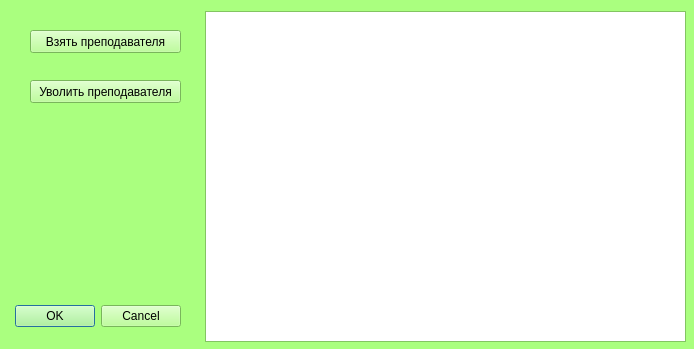
<?xml version="1.0" encoding="UTF-8"?>
<ui version="4.0">
 <class>prepod</class>
 <widget class="QDialog" name="prepod">
  <property name="geometry">
   <rect>
    <x>0</x>
    <y>0</y>
    <width>694</width>
    <height>349</height>
   </rect>
  </property>
  <property name="palette">
   <palette>
    <active>
     <colorrole role="WindowText">
      <brush brushstyle="SolidPattern">
       <color alpha="255">
        <red>0</red>
        <green>0</green>
        <blue>0</blue>
       </color>
      </brush>
     </colorrole>
     <colorrole role="Button">
      <brush brushstyle="SolidPattern">
       <color alpha="255">
        <red>170</red>
        <green>255</green>
        <blue>127</blue>
       </color>
      </brush>
     </colorrole>
     <colorrole role="Light">
      <brush brushstyle="SolidPattern">
       <color alpha="255">
        <red>255</red>
        <green>255</green>
        <blue>255</blue>
       </color>
      </brush>
     </colorrole>
     <colorrole role="Midlight">
      <brush brushstyle="SolidPattern">
       <color alpha="255">
        <red>212</red>
        <green>255</green>
        <blue>191</blue>
       </color>
      </brush>
     </colorrole>
     <colorrole role="Dark">
      <brush brushstyle="SolidPattern">
       <color alpha="255">
        <red>85</red>
        <green>127</green>
        <blue>63</blue>
       </color>
      </brush>
     </colorrole>
     <colorrole role="Mid">
      <brush brushstyle="SolidPattern">
       <color alpha="255">
        <red>113</red>
        <green>170</green>
        <blue>84</blue>
       </color>
      </brush>
     </colorrole>
     <colorrole role="Text">
      <brush brushstyle="SolidPattern">
       <color alpha="255">
        <red>0</red>
        <green>0</green>
        <blue>0</blue>
       </color>
      </brush>
     </colorrole>
     <colorrole role="BrightText">
      <brush brushstyle="SolidPattern">
       <color alpha="255">
        <red>255</red>
        <green>255</green>
        <blue>255</blue>
       </color>
      </brush>
     </colorrole>
     <colorrole role="ButtonText">
      <brush brushstyle="SolidPattern">
       <color alpha="255">
        <red>0</red>
        <green>0</green>
        <blue>0</blue>
       </color>
      </brush>
     </colorrole>
     <colorrole role="Base">
      <brush brushstyle="SolidPattern">
       <color alpha="255">
        <red>255</red>
        <green>255</green>
        <blue>255</blue>
       </color>
      </brush>
     </colorrole>
     <colorrole role="Window">
      <brush brushstyle="SolidPattern">
       <color alpha="255">
        <red>170</red>
        <green>255</green>
        <blue>127</blue>
       </color>
      </brush>
     </colorrole>
     <colorrole role="Shadow">
      <brush brushstyle="SolidPattern">
       <color alpha="255">
        <red>0</red>
        <green>0</green>
        <blue>0</blue>
       </color>
      </brush>
     </colorrole>
     <colorrole role="AlternateBase">
      <brush brushstyle="SolidPattern">
       <color alpha="255">
        <red>212</red>
        <green>255</green>
        <blue>191</blue>
       </color>
      </brush>
     </colorrole>
     <colorrole role="ToolTipBase">
      <brush brushstyle="SolidPattern">
       <color alpha="255">
        <red>255</red>
        <green>255</green>
        <blue>220</blue>
       </color>
      </brush>
     </colorrole>
     <colorrole role="ToolTipText">
      <brush brushstyle="SolidPattern">
       <color alpha="255">
        <red>0</red>
        <green>0</green>
        <blue>0</blue>
       </color>
      </brush>
     </colorrole>
    </active>
    <inactive>
     <colorrole role="WindowText">
      <brush brushstyle="SolidPattern">
       <color alpha="255">
        <red>0</red>
        <green>0</green>
        <blue>0</blue>
       </color>
      </brush>
     </colorrole>
     <colorrole role="Button">
      <brush brushstyle="SolidPattern">
       <color alpha="255">
        <red>170</red>
        <green>255</green>
        <blue>127</blue>
       </color>
      </brush>
     </colorrole>
     <colorrole role="Light">
      <brush brushstyle="SolidPattern">
       <color alpha="255">
        <red>255</red>
        <green>255</green>
        <blue>255</blue>
       </color>
      </brush>
     </colorrole>
     <colorrole role="Midlight">
      <brush brushstyle="SolidPattern">
       <color alpha="255">
        <red>212</red>
        <green>255</green>
        <blue>191</blue>
       </color>
      </brush>
     </colorrole>
     <colorrole role="Dark">
      <brush brushstyle="SolidPattern">
       <color alpha="255">
        <red>85</red>
        <green>127</green>
        <blue>63</blue>
       </color>
      </brush>
     </colorrole>
     <colorrole role="Mid">
      <brush brushstyle="SolidPattern">
       <color alpha="255">
        <red>113</red>
        <green>170</green>
        <blue>84</blue>
       </color>
      </brush>
     </colorrole>
     <colorrole role="Text">
      <brush brushstyle="SolidPattern">
       <color alpha="255">
        <red>0</red>
        <green>0</green>
        <blue>0</blue>
       </color>
      </brush>
     </colorrole>
     <colorrole role="BrightText">
      <brush brushstyle="SolidPattern">
       <color alpha="255">
        <red>255</red>
        <green>255</green>
        <blue>255</blue>
       </color>
      </brush>
     </colorrole>
     <colorrole role="ButtonText">
      <brush brushstyle="SolidPattern">
       <color alpha="255">
        <red>0</red>
        <green>0</green>
        <blue>0</blue>
       </color>
      </brush>
     </colorrole>
     <colorrole role="Base">
      <brush brushstyle="SolidPattern">
       <color alpha="255">
        <red>255</red>
        <green>255</green>
        <blue>255</blue>
       </color>
      </brush>
     </colorrole>
     <colorrole role="Window">
      <brush brushstyle="SolidPattern">
       <color alpha="255">
        <red>170</red>
        <green>255</green>
        <blue>127</blue>
       </color>
      </brush>
     </colorrole>
     <colorrole role="Shadow">
      <brush brushstyle="SolidPattern">
       <color alpha="255">
        <red>0</red>
        <green>0</green>
        <blue>0</blue>
       </color>
      </brush>
     </colorrole>
     <colorrole role="AlternateBase">
      <brush brushstyle="SolidPattern">
       <color alpha="255">
        <red>212</red>
        <green>255</green>
        <blue>191</blue>
       </color>
      </brush>
     </colorrole>
     <colorrole role="ToolTipBase">
      <brush brushstyle="SolidPattern">
       <color alpha="255">
        <red>255</red>
        <green>255</green>
        <blue>220</blue>
       </color>
      </brush>
     </colorrole>
     <colorrole role="ToolTipText">
      <brush brushstyle="SolidPattern">
       <color alpha="255">
        <red>0</red>
        <green>0</green>
        <blue>0</blue>
       </color>
      </brush>
     </colorrole>
    </inactive>
    <disabled>
     <colorrole role="WindowText">
      <brush brushstyle="SolidPattern">
       <color alpha="255">
        <red>85</red>
        <green>127</green>
        <blue>63</blue>
       </color>
      </brush>
     </colorrole>
     <colorrole role="Button">
      <brush brushstyle="SolidPattern">
       <color alpha="255">
        <red>170</red>
        <green>255</green>
        <blue>127</blue>
       </color>
      </brush>
     </colorrole>
     <colorrole role="Light">
      <brush brushstyle="SolidPattern">
       <color alpha="255">
        <red>255</red>
        <green>255</green>
        <blue>255</blue>
       </color>
      </brush>
     </colorrole>
     <colorrole role="Midlight">
      <brush brushstyle="SolidPattern">
       <color alpha="255">
        <red>212</red>
        <green>255</green>
        <blue>191</blue>
       </color>
      </brush>
     </colorrole>
     <colorrole role="Dark">
      <brush brushstyle="SolidPattern">
       <color alpha="255">
        <red>85</red>
        <green>127</green>
        <blue>63</blue>
       </color>
      </brush>
     </colorrole>
     <colorrole role="Mid">
      <brush brushstyle="SolidPattern">
       <color alpha="255">
        <red>113</red>
        <green>170</green>
        <blue>84</blue>
       </color>
      </brush>
     </colorrole>
     <colorrole role="Text">
      <brush brushstyle="SolidPattern">
       <color alpha="255">
        <red>85</red>
        <green>127</green>
        <blue>63</blue>
       </color>
      </brush>
     </colorrole>
     <colorrole role="BrightText">
      <brush brushstyle="SolidPattern">
       <color alpha="255">
        <red>255</red>
        <green>255</green>
        <blue>255</blue>
       </color>
      </brush>
     </colorrole>
     <colorrole role="ButtonText">
      <brush brushstyle="SolidPattern">
       <color alpha="255">
        <red>85</red>
        <green>127</green>
        <blue>63</blue>
       </color>
      </brush>
     </colorrole>
     <colorrole role="Base">
      <brush brushstyle="SolidPattern">
       <color alpha="255">
        <red>170</red>
        <green>255</green>
        <blue>127</blue>
       </color>
      </brush>
     </colorrole>
     <colorrole role="Window">
      <brush brushstyle="SolidPattern">
       <color alpha="255">
        <red>170</red>
        <green>255</green>
        <blue>127</blue>
       </color>
      </brush>
     </colorrole>
     <colorrole role="Shadow">
      <brush brushstyle="SolidPattern">
       <color alpha="255">
        <red>0</red>
        <green>0</green>
        <blue>0</blue>
       </color>
      </brush>
     </colorrole>
     <colorrole role="AlternateBase">
      <brush brushstyle="SolidPattern">
       <color alpha="255">
        <red>170</red>
        <green>255</green>
        <blue>127</blue>
       </color>
      </brush>
     </colorrole>
     <colorrole role="ToolTipBase">
      <brush brushstyle="SolidPattern">
       <color alpha="255">
        <red>255</red>
        <green>255</green>
        <blue>220</blue>
       </color>
      </brush>
     </colorrole>
     <colorrole role="ToolTipText">
      <brush brushstyle="SolidPattern">
       <color alpha="255">
        <red>0</red>
        <green>0</green>
        <blue>0</blue>
       </color>
      </brush>
     </colorrole>
    </disabled>
   </palette>
  </property>
  <property name="windowTitle">
   <string>Преподаватели</string>
  </property>
  <widget class="QDialogButtonBox" name="buttonBox">
   <property name="geometry">
    <rect>
     <x>-160</x>
     <y>300</y>
     <width>341</width>
     <height>32</height>
    </rect>
   </property>
   <property name="orientation">
    <enum>Qt::Horizontal</enum>
   </property>
   <property name="standardButtons">
    <set>QDialogButtonBox::Cancel|QDialogButtonBox::Ok</set>
   </property>
  </widget>
  <widget class="QTableView" name="tableView">
   <property name="geometry">
    <rect>
     <x>205</x>
     <y>11</y>
     <width>481</width>
     <height>331</height>
    </rect>
   </property>
  </widget>
  <widget class="QPushButton" name="pushButton">
   <property name="geometry">
    <rect>
     <x>30</x>
     <y>30</y>
     <width>151</width>
     <height>23</height>
    </rect>
   </property>
   <property name="text">
    <string>Взять преподавателя</string>
   </property>
  </widget>
  <widget class="QPushButton" name="pushButton_2">
   <property name="geometry">
    <rect>
     <x>30</x>
     <y>80</y>
     <width>151</width>
     <height>23</height>
    </rect>
   </property>
   <property name="text">
    <string>Уволить преподавателя</string>
   </property>
  </widget>
 </widget>
 <resources/>
 <connections>
  <connection>
   <sender>buttonBox</sender>
   <signal>accepted()</signal>
   <receiver>prepod</receiver>
   <slot>accept()</slot>
   <hints>
    <hint type="sourcelabel">
     <x>248</x>
     <y>254</y>
    </hint>
    <hint type="destinationlabel">
     <x>157</x>
     <y>274</y>
    </hint>
   </hints>
  </connection>
  <connection>
   <sender>buttonBox</sender>
   <signal>rejected()</signal>
   <receiver>prepod</receiver>
   <slot>reject()</slot>
   <hints>
    <hint type="sourcelabel">
     <x>316</x>
     <y>260</y>
    </hint>
    <hint type="destinationlabel">
     <x>286</x>
     <y>274</y>
    </hint>
   </hints>
  </connection>
 </connections>
</ui>
